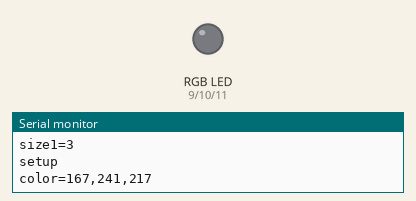
Simulated run of this sketch. Board: Arduino Uno, built with avr-gcc and run on an emulated ATmega328P. Shown: an RGB LED mixed from three pins (HIGH = lit), the last lines printed to the serial monitor. Dim RGB values are drawn brighter than linear; random numbers use the default seed unless the sketch sets one.

Above: at 0.1 s.
At 10.02 s:
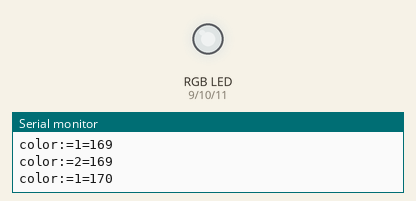
At 11.8 s:
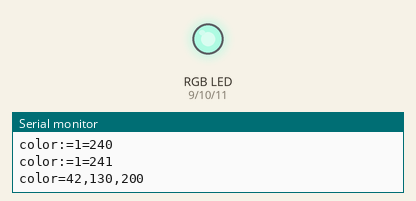
At 18.3 s:
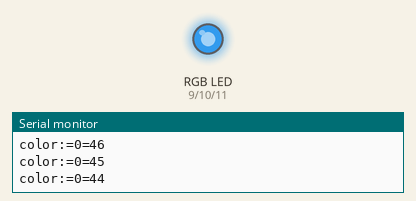
At 27.5 s:
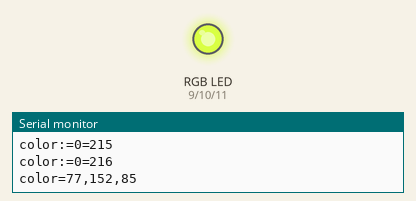
At 34.2 s:
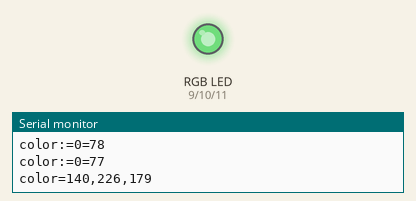
Timing chart, 0 to 40.0 s (numbered marks = the images above):
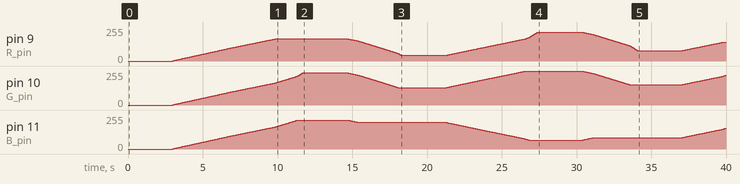

The sketch:

sketch_mar29a.ino
```cpp
const int R_pin=9;
const int G_pin=10;
const int B_pin=11;

/*int R_value;
int G_value;
int B_value;*/

int color_now[]={0,0,0};


int turnSpeed=10;//每0.01秒調整一次

int color[]={0,0,0};
//boolean RGB[]={true,true,true};

void setup() {
  Serial.begin(9600);
  Serial.println("setup");
  pinMode(R_pin,OUTPUT);
  pinMode(G_pin,OUTPUT);
  pinMode(B_pin,OUTPUT);
    Serial.println("size1="+String(sizeof(color)/sizeof(color[0])));
   // Serial.println("size2="+String(sizeof(color/sizeof(int))));

      Serial.println("setup");

}

void resetColor(){

  color[0]=random(256);
  color[1]=random(256);
  color[2]=random(256);
  Serial.println("color="+String(color[0])+","+String(color[1])+","+String(color[2]));

  }

void loop() {

  if(color[0]==color_now[0] && color[1]==color_now[1] && color[2]==color_now[2] ){

    resetColor();
    delay(3000);

  }

  for(int i=0;i< 3;i++){
        if(color_now[i]!=color[i]){
              if(color_now[i]>color[i]){
                  color_now[i]--;


                }else{
                    color_now[i]++;


                  }
                    Serial.println("color:="+String(i)+"="+String(color_now[i]));


          }

    }
  analogWrite(R_pin,color_now[0]);
  analogWrite(G_pin,color_now[1]);
  analogWrite(B_pin,color_now[2]);
  delay(turnSpeed);


  /*analogWrite(R_pin,128);
  analogWrite(G_pin,128);
  analogWrite(B_pin,0);
  delay(5000);
  analogWrite(R_pin,0);
  analogWrite(G_pin,128);
  analogWrite(B_pin,128);
  delay(5000);
  analogWrite(R_pin,128);
  analogWrite(G_pin,0);
  analogWrite(B_pin,128);
  delay(5000);
    analogWrite(R_pin,255);
  analogWrite(G_pin,255);
  analogWrite(B_pin,255);*/
    //delay(1000);


  // put your main code here, to run repeatedly:

}
```
